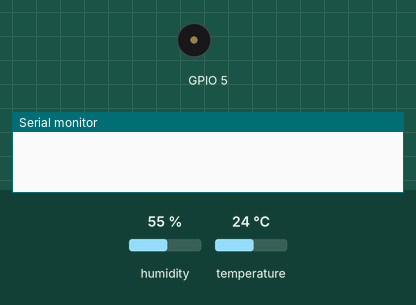
This sketch was run on a simulated ESP8266 (NodeMCU). Parts: buzzer (waves = sounding), the last lines printed to the serial monitor. The test bench sets the inputs (shaded band); at power-on: humidity 55 %, temperature 24 °C. WiFi joins after 1.5 s; servers stay silent unless stated; uploads are accepted with an empty reply.

Above: at 0.0 s.
At 4.1 s:
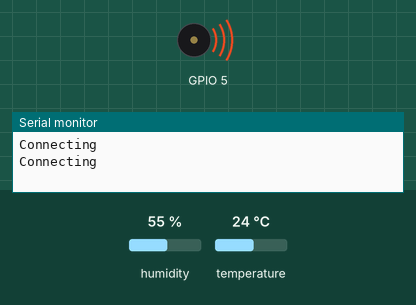
Timing chart, 0 to 7.0 s (numbered marks = the images above):
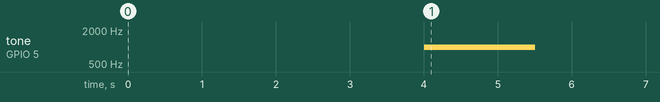

The sketch:

ESP8266_HTTP_GET_Request.ino
```cpp
#include "ESP8266WiFi.h"
#include "ESP8266HTTPClient.h"
#include "DHT.h"
#include "TimeLib.h"
#include "WiFiUdp.h"

#define DHTPIN 4
#define DHTTYPE DHT11

DHT dht(DHTPIN, DHTTYPE);

const char* ssid = "THARUSHI_DE_SILVA";
const char* password = "12345678";
const int sensorID = 1;

static const char ntpServerName[] = "us.pool.ntp.org";    //the NTP server name
const double timeZone = 5.50;                             //the timeZone value for Sri Lanka.

float temperature;
float humidity;
float heatIndex;
String DATE;
String TIME;

//parameters related to the DateTimeStamp;
WiFiUDP udp;
unsigned int localPort = 8888;
time_t getNtpTime();
void sendNtpPacket(IPAddress &address);
String getReadings();
String createDateString();
String createTimeString();
String formatDigits(int digit);

void setup() {

  Serial.begin(9600);
  delay(2000);  //delay of 2 seconds
  dht.begin();
  WiFi.begin(ssid, password);
  while(WiFi.status() != WL_CONNECTED){
    delay(1000);
    Serial.println("Connecting");
  }
  //Ringing the Buzzer
  tone(5, 1000);      //Buzzer pin and the frequency, buzzer activated
  delay(1500);        //Buzzer on for 1000ms.
  noTone(5);          // not ringing

  Serial.print("Connected to WiFi network: ");
  Serial.println(ssid);
  Serial.println("-----------------------------------------------------");

  udp.begin(localPort);
  setSyncProvider(getNtpTime);
  setSyncInterval(300);
  Serial.println("Date Time Server Connection activated............................");
}


void loop() {
  if (WiFi.status() == WL_CONNECTED){
    HTTPClient http;
    //http.begin("http://jsonplaceholder.typicode.com/users/1");
    String query = getReadings();
    //http.begin("http://10.17.62.12:8080/temperature-data-application/weather-data?sensorID=1");
    http.begin(query);
    int httpCode = http.GET();
    Serial.println(httpCode);
    if(httpCode>0){
      String payload = http.getString();
      Serial.println(payload);
    }
    http.end();
  }
  delay(5000);

}

time_t prevDisplay= 0;

String getReadings(){
  String webString = "http://10.17.62.12:8080/temperature-data-application/weather-data?";
  if(timeStatus() != timeNotSet){
    if(now() != prevDisplay) {        //update the display only if time has changed.
      prevDisplay = now();
      DATE = createDateString();
      TIME = createTimeString();
      humidity = dht.readHumidity();
      temperature = dht.readTemperature();

      if(isnan(humidity)|| isnan(temperature)){
        Serial.println("Failed to read from DHT Sensor");
        //return;
      }
      heatIndex = dht.computeHeatIndex(temperature, humidity, false);

    //prepare the get request query
    webString += "sensorID=";
    webString += sensorID;
    webString += "&date=";
    webString += DATE;
    webString += "&time=";
    webString += TIME;
    webString += "&temperature=";
    webString += temperature;
    webString += "&humidity=";
    webString += humidity;
    webString += "&heatIndex=";
    webString += heatIndex;

    return webString;
   }
  }
}


String createDateString() {
  String dateString = "";
  dateString += formatDigits(day());
  dateString += "/";
  dateString += formatDigits(month());
  dateString += "/";
  dateString += year();
  return dateString;
  }

String createTimeString() {
  String timeString = "";
  timeString += formatDigits(hour());
  timeString += ":";
  timeString += formatDigits(minute());
  timeString += ":";
  timeString += formatDigits(second());
  return timeString;
  }

String formatDigits(int digit){
  String formatString = "";
  if (digit<10){
    formatString += "0";
    }
  formatString += digit;
  return formatString;
  }

//---------- NTP code -------------------------------------
const int NTP_PACKET_SIZE = 48;     // NTP time is the 1st 38 bytes of the message
byte packetBuffer[NTP_PACKET_SIZE]; // buffer to hold incoming and outgoing packets.
time_t getNtpTime() {
  IPAddress ntpServerIP;    //NTP server's IP address.
  while(udp.parsePacket() > 0);   //discarding any previously received packets.
    WiFi.hostByName(ntpServerName, ntpServerIP);
    sendNTPpacket(ntpServerIP);
    uint32_t beginWait = millis();
    while(millis() - beginWait <1500){
      int size = udp.parsePacket();
      if(size>= NTP_PACKET_SIZE){
        udp.read(packetBuffer, NTP_PACKET_SIZE);
        unsigned long secsSince1900;
        //convert four bytes starting at location 40 to a long integer.
        secsSince1900 = (unsigned long)packetBuffer[40] <<24;
        secsSince1900 |= (unsigned long)packetBuffer[41] <<16;
        secsSince1900 |= (unsigned long)packetBuffer[42] << 8;
        secsSince1900 |= (unsigned long)packetBuffer[43];
        return secsSince1900 - 2208988800UL + timeZone * SECS_PER_HOUR;
        }
      }
      Serial.println("No NTP response");
      return 0;       //return 0 if unable to get the time.
}

//send an NTP request tp the time server at the given address.
void sendNTPpacket(IPAddress &address) {
  memset(packetBuffer, 0, NTP_PACKET_SIZE);   //set all the bytes in the buffer to 0
  packetBuffer[0] = 0b11100011;   // LI, Version, Mode
  packetBuffer[1] = 0;        //Stratum or type of clock
  packetBuffer[2] = 6;    //polling interval
  packetBuffer[3] = 0xEC; //peer clock precision.

  // 8 bytes of zero for Root Delay & Root Dispersion
  packetBuffer[12] = 49;
  packetBuffer[13] = 0x4E;
  packetBuffer[14] = 49;
  packetBuffer[15] = 52;
  // all NTP fields have been given values, now
  // you can send a packet requesting a timestamp:
  udp.beginPacket(address, 123); //NTP requests are to port 123
  udp.write(packetBuffer, NTP_PACKET_SIZE);
  udp.endPacket();
  }
```
